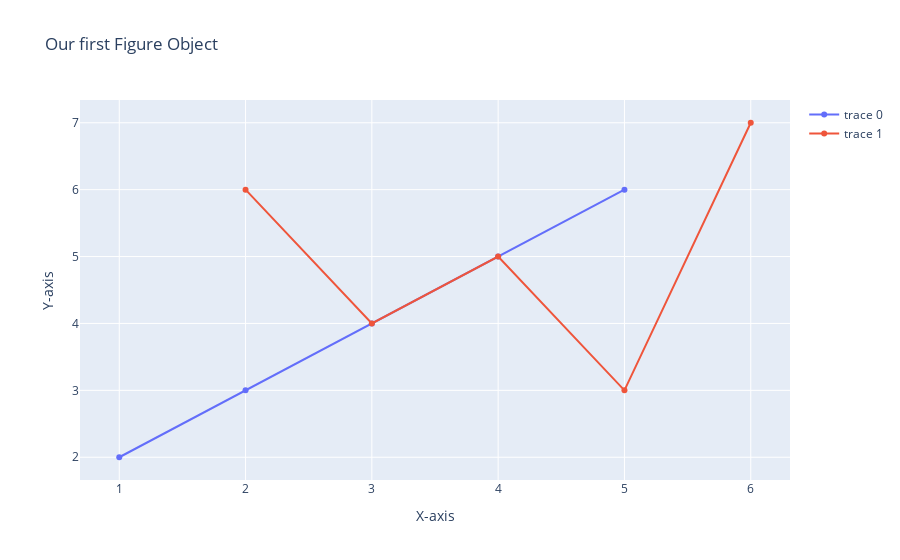

Notebook source saved alongside this figure:
### Code cell
fig = graph_objects.Figure()
fig.add_scatter(x=[1,2,3,4,5], y=[2,3,4,5,6])
fig.add_scatter(x=[6,5,4,3,2], y=[7,3,5,4,6])
fig.layout.title = 'Our first Figure Object'
fig.layout.xaxis.title = 'X-axis' 
fig.layout.yaxis.title = 'Y-axis' 
fig.show()

### Figure 1 — Plotly figure (JSON) as saved in the notebook; plotly's stock layout.template omitted (floating-point values rounded to 4 significant figures)
{"data": [{"type": "scatter", "x": [1, 2, 3, 4, 5], "y": [2, 3, 4, 5, 6]}, {"type": "scatter", "x": [6, 5, 4, 3, 2], "y": [7, 3, 5, 4, 6]}], "layout": {"title": {"text": "Our first Figure Object"}, "xaxis": {"title": {"text": "X-axis"}}, "yaxis": {"title": {"text": "Y-axis"}}}}
